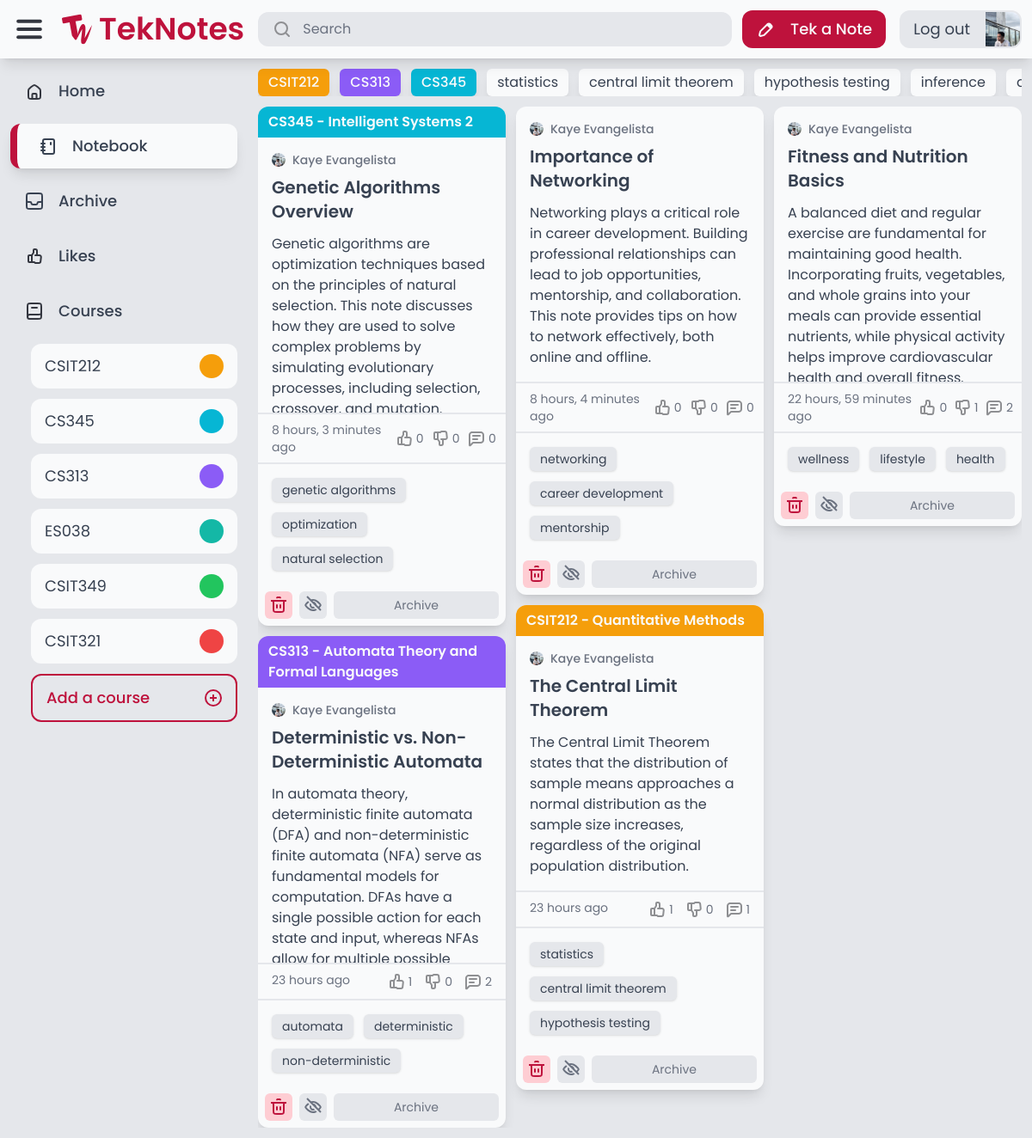
The page /notebook/ (signed in) on the database as committed earlier.
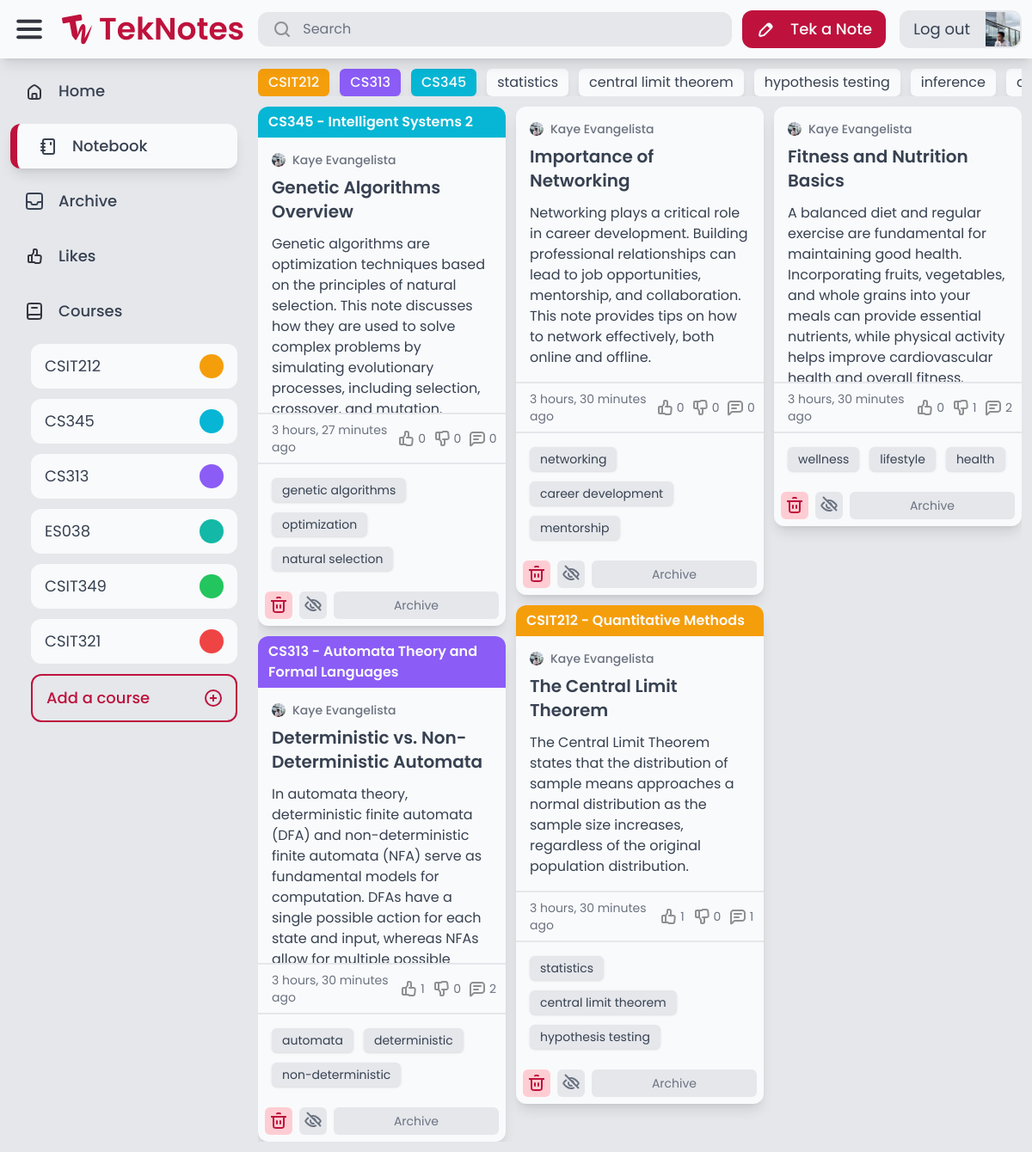
The same page on the database as committed later.
### notes/models.py (models this page shows, shortened)
class Note(models.Model):
    title = models.CharField(max_length=255)
    content = models.TextField(max_length=255, blank=True)
    course = models.ForeignKey(Course, null=True, blank=True, on_delete=models.SET_NULL)
    created_by = models.ForeignKey(User, related_name='notes', on_delete=models.CASCADE)
    created_at = models.DateTimeField(auto_now_add=True)
    modified_at = models.DateTimeField(auto_now=True)
    tags = models.ManyToManyField(Tag, related_name='notes', blank=True)
    is_archived = models.BooleanField(default=False)
    is_private = models.BooleanField(default=False)

### course/models.py (models this page shows)
class Course(models.Model):
    COLORS = [
        ('red-500', 'Red'),
        ('orange-500', 'Orange'),
        ('amber-500', 'Amber'),
        ('lime-500', 'Lime'),
        ('green-500', 'Green'),
        ('emerald-500', 'Emerald'),
        ('teal-500', 'Teal'),
        ('cyan-500', 'Cyan'),
        ('blue-500', 'Blue'),
        ('indigo-500', 'Indigo'),
        ('violet-500', 'Violet'),
        ('purple-500', 'Purple'),
        ('fuchsia-500', 'Fuschia'),
        ('pink-500', 'Pink'),
    ]
    code = models.CharField(max_length=20)
    description = models.CharField(max_length=255)
    color = models.CharField(max_length=20, choices=COLORS, default='gray-500')
    created_by = models.ForeignKey(User, related_name='courses', on_delete=models.CASCADE)
    def __str__(self):
        return f'{self.code} - {self.description}'

### authentication/models.py (models this page shows, shortened)
class Profile(models.Model):
    user = models.OneToOneField(User, on_delete=models.CASCADE)
    bio = models.TextField(max_length=500, default='No bio yet.')
    avatar = models.ImageField(default="avatars/default.jpg", upload_to="avatars")
    location = models.CharField(max_length=30, blank=True)

### core/views.py (the view)
# urls.py: path('notebook/', views.notebook, name='notebook'),
@login_required
def notebook(request):
    notebook = Note.objects.filter(created_by=request.user, is_archived=False).order_by('-modified_at')
    courses = Course.objects.filter(note__in=notebook).distinct()
    tags = Tag.objects.filter(notes__in=notebook).distinct()
    return render(request, 'core/notebook.html', {
        'notes': notebook,
        'courses': courses,
        'tags': tags
    })

### core/context_processors.py (called while the page is built)
def courses_list(request):
    return {
        'your_courses': Course.objects.all().distinct()
    }

### core/templatetags/custom_filters.py (called while the page is built)
@register.filter
def is_liked(note, user):
    return note.likes.filter(user=user).exists()

@register.filter
def is_disliked(note, user):
    return note.dislikes.filter(user=user).exists()

### tags/models.py (called while the page is built)
    def __str__(self):
        return self.name

### core/templates/core/notebook.html (shortened to what this page needs)
{% extends 'core/base.html' %}
{% block content %}
    {% if notes %}
        {% include 'tags/course_and_tags.html' %}
        {% include 'notes/notes.html' %}
    {% else %}
        {% include 'core/no_results.html' with message="Notes you Tek will be shown here."%}
    {% endif %}
{% endblock %}

### notes/templates/notes/notes.html (shortened to what this page needs)
<div class="flex flex-1 {% if not no_scroll %} overflow-hidden overflow-y-auto {% endif %}">
    <div id="notes" class="flex flex-1 gap-3" style="display: none;">
        {% for note in notes %}
            <div class="note" data-note-id="{{ note.id }}">
                {% include 'notes/note.html' %}
            </div>
        {% endfor %}
    </div>
    <div id="notes-container" class="flex flex-1 gap-3"></div>
</div>

### notes/templates/notes/note.html (shortened to what the changed rows need)
{% load static %}
{% load custom_filters %}
<div class="rounded-xl hover:bg-gray-100 transition-all {% if note.is_private %} border-2 border-dashed border-gray-500 {% else %} bg-gray-50 shadow-lg hover:shadow-xl {% endif %}">
    <a href="{% url 'notes:note_detail' note.id %}" class="flex flex-col {% if note.is_archived %} opacity-70 {% endif %}">
        {% if note.course %}
            <div class="flex {% if note.is_private %} border-b-2 border-dashed border-gray-500 {% else %} bg-{{ note.course.color }} {% endif %} px-3 py-1.5 rounded-t-xl">
                <p class="{% if note.is_private %} text-{{ note.course.color }} {% else %} text-gray-50 {% endif %} font-semibold">{{ note.course }}</p>
            </div>
        {% endif %}
        <div class="flex flex-col p-4 gap-3 max-h-80 overflow-hidden">
            <div class="flex flex-col gap-2">
                <div class="flex gap-2 items-center">
                    <img src="{{ note.created_by.profile.avatar.url }}" alt="Profile Image" class="h-4 w-4 aspect-square rounded-full">
                    <p class="text-gray-500 font-medium text-sm">{{ note.created_by.first_name }} {{ note.created_by.last_name }}</p>
                </div>
                <h1 class="text-xl text-gray-700 font-semibold">{{ note.title }}</h1>
            </div>
            <div class="">
                <p class="text-gray-700">
                    {{ note.content }}
                </p>
            </div>
        </div>
        <div class="flex justify-between px-4 py-2 border-t-2 {% if note.is_private %} border-gray-500 border-dashed {% else %} border-gray-200 {% endif %}">
            <p class="text-gray-500 text-sm">{{ note.modified_at|timesince }} ago</p>
            <div class="flex gap-3">
                <div class="flex gap-0.5 items-center">
                    <img src="{% if request.user.is_authenticated and note|is_liked:request.user %}{% static 'teknotes/images/thumbed_up.svg' %}{% else %}{% static 'teknotes/images/thumb_up.svg' %}{% endif %}" alt="thumb_up">
                    <p class="text-sm {% if request.user.is_authenticated and note|is_liked:request.user %}text-yellow-500 font-medium{% else %}text-gray-500{% endif %}">{{ note.likes.count }}</p>
                </div>
                <div class="flex gap-0.5 items-center">
                    <img src="{% if request.user.is_authenticated and note|is_disliked:request.user %}{% static 'teknotes/images/thumbed_down.svg' %}{% else %}{% static 'teknotes/images/thumb_down.svg' %}{% endif %}" alt="thumb_down">
                    <p class="text-sm {% if request.user.is_authenticated and note|is_disliked:request.user %}text-yellow-500 font-medium{% else %}text-gray-500{% endif %}">{{ note.dislikes.count }}</p>
                </div>
                <div class="flex gap-0.5 items-center">
                    <img src="{% static 'teknotes/images/comment.svg' %}" alt="comment">
                    <p class="text-sm text-gray-500">{{ note.comments.count }}</p>
                </div>
            </div>
        </div>
        {% if note.tags.count > 0 %}
            <div class="flex flex-wrap p-4 gap-3 border-t-2 {% if note.is_private %} border-gray-500 border-dashed {% else %} border-gray-200 {% endif %}">
                {% for tag in note.tags.all|slice:":3" %}
                    <p class="text-sm text-gray-700 shadow px-3 py-1 rounded-md inline-block {% if note.is_private %} bg-gray-50 {% else %} bg-gray-200 {% endif %}">{{ tag }}</p>
                {% endfor %}
            </div>
        {% endif %}
    </a>
    {% if request.user == note.created_by %}
        <div class="flex rounded-b-xl overflow-hidden p-2 gap-2">
            <form action="{% url 'notes:delete_note' note.id %}" method="POST" class="flex">
                <button type="submit" class="flex items-center justify-center text-sm bg-rose-200 text-rose-700 rounded-md p-1 w-full">
                    <img src="{% static 'teknotes/images/Trash.svg' %}" alt="Trash">
                </button>
            </form>
            <form action="{% url 'notes:hide_note' note.id %}" method="POST" class="flex">
                <button type="submit" class="flex items-center justify-center text-sm {% if note.is_private %} bg-gray-50 shadow {% else %} bg-gray-200 {% endif %} text-gray-500 rounded-md p-1 w-full">
                    <img src="{% if note.is_private %}{% static 'teknotes/images/Eye.svg' %}{% else %}{% static 'teknotes/images/Eye_hidden.svg' %}{% endif %}" alt="Eye">
                </button>
            </form>
            <form action="{% url 'notes:archive_note' note.id %}" method="POST" class="flex flex-1">
                <button type="submit" class="flex items-center justify-center text-sm  {% if note.is_private %} bg-gray-50 shadow {% else %} bg-gray-200 {% endif %} text-gray-500 rounded-md py-1 w-full">
                    <p>{% if note.is_archived %}Unarchive{% else %}Archive{% endif %}</p>
                </button>
            </form>
        </div>
    {% endif %}
</div>

Rows that differ between the two databases and show on the page:
changed Note "Genetic Algorithms Overview": modified_at "8 hours, 3 minutes" → "3 hours, 27 minutes"
changed Note "Importance of Networking": modified_at "8 hours, 4 minutes" → "3 hours, 30 minutes"
changed Note "Fitness and Nutrition Basics": modified_at "22 hours, 59 minutes" → "3 hours, 30 minutes"
changed Note "Deterministic vs. Non-Deterministic Automata": modified_at "23 hours" → "3 hours, 30 minutes"
changed Note "The Central Limit Theorem": modified_at "23 hours" → "3 hours, 30 minutes"
